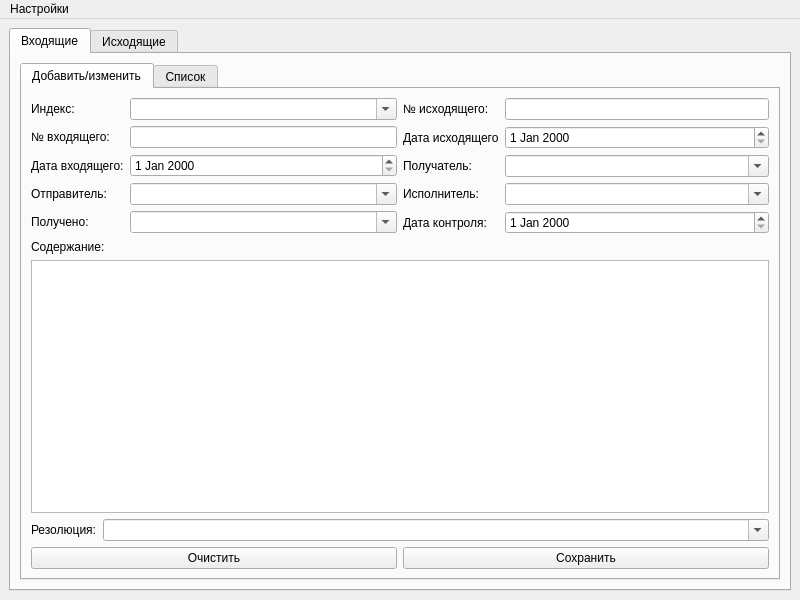
<?xml version="1.0" encoding="UTF-8"?>
<ui version="4.0">
 <class>MainWindow</class>
 <widget class="QMainWindow" name="MainWindow">
  <property name="geometry">
   <rect>
    <x>0</x>
    <y>0</y>
    <width>800</width>
    <height>600</height>
   </rect>
  </property>
  <property name="windowTitle">
   <string>Документы</string>
  </property>
  <widget class="QWidget" name="centralwidget">
   <layout class="QHBoxLayout" name="horizontalLayout">
    <item>
     <widget class="QWidget" name="widget" native="true">
      <layout class="QHBoxLayout" name="horizontalLayout_2">
       <property name="spacing">
        <number>0</number>
       </property>
       <property name="leftMargin">
        <number>0</number>
       </property>
       <property name="topMargin">
        <number>0</number>
       </property>
       <property name="rightMargin">
        <number>0</number>
       </property>
       <property name="bottomMargin">
        <number>0</number>
       </property>
       <item>
        <widget class="QTabWidget" name="inputs">
         <property name="currentIndex">
          <number>0</number>
         </property>
         <widget class="QWidget" name="tab">
          <attribute name="title">
           <string>Входящие</string>
          </attribute>
          <layout class="QVBoxLayout" name="verticalLayout_4">
           <item>
            <widget class="QTabWidget" name="tabWidget_2">
             <property name="currentIndex">
              <number>0</number>
             </property>
             <widget class="QWidget" name="tab_4">
              <attribute name="title">
               <string>Добавить/изменить</string>
              </attribute>
              <layout class="QVBoxLayout" name="verticalLayout_3">
               <item>
                <layout class="QHBoxLayout" name="horizontalLayout_4" stretch="1,1">
                 <item>
                  <layout class="QFormLayout" name="formLayout_6">
                   <property name="fieldGrowthPolicy">
                    <enum>QFormLayout::AllNonFixedFieldsGrow</enum>
                   </property>
                   <item row="1" column="0">
                    <widget class="QLabel" name="label_13">
                     <property name="text">
                      <string>№ входящего:</string>
                     </property>
                    </widget>
                   </item>
                   <item row="1" column="1">
                    <widget class="QLineEdit" name="i_number"/>
                   </item>
                   <item row="2" column="0">
                    <widget class="QLabel" name="label_14">
                     <property name="text">
                      <string>Дата входящего:</string>
                     </property>
                    </widget>
                   </item>
                   <item row="3" column="0">
                    <widget class="QLabel" name="label_15">
                     <property name="text">
                      <string>Отправитель:</string>
                     </property>
                    </widget>
                   </item>
                   <item row="3" column="1">
                    <widget class="QComboBox" name="comboBox_7">
                     <property name="editable">
                      <bool>true</bool>
                     </property>
                    </widget>
                   </item>
                   <item row="4" column="0">
                    <widget class="QLabel" name="label_16">
                     <property name="text">
                      <string>Получено:</string>
                     </property>
                    </widget>
                   </item>
                   <item row="4" column="1">
                    <widget class="QComboBox" name="comboBox_8">
                     <property name="editable">
                      <bool>true</bool>
                     </property>
                    </widget>
                   </item>
                   <item row="0" column="0">
                    <widget class="QLabel" name="label_17">
                     <property name="text">
                      <string>Индекс:</string>
                     </property>
                    </widget>
                   </item>
                   <item row="0" column="1">
                    <widget class="QComboBox" name="i_index">
                     <property name="editable">
                      <bool>true</bool>
                     </property>
                    </widget>
                   </item>
                   <item row="2" column="1">
                    <widget class="QDateEdit" name="i_date"/>
                   </item>
                  </layout>
                 </item>
                 <item>
                  <layout class="QFormLayout" name="formLayout_4">
                   <item row="0" column="0">
                    <widget class="QLabel" name="label_5">
                     <property name="text">
                      <string>№ исходящего:</string>
                     </property>
                    </widget>
                   </item>
                   <item row="0" column="1">
                    <widget class="QLineEdit" name="lineEdit_2"/>
                   </item>
                   <item row="1" column="0">
                    <widget class="QLabel" name="label_6">
                     <property name="text">
                      <string>Дата исходящего</string>
                     </property>
                    </widget>
                   </item>
                   <item row="3" column="0">
                    <widget class="QLabel" name="label_7">
                     <property name="text">
                      <string>Получатель:</string>
                     </property>
                    </widget>
                   </item>
                   <item row="3" column="1">
                    <widget class="QComboBox" name="comboBox_3">
                     <property name="editable">
                      <bool>true</bool>
                     </property>
                    </widget>
                   </item>
                   <item row="4" column="0">
                    <widget class="QLabel" name="label_8">
                     <property name="text">
                      <string>&lt;html&gt;&lt;head/&gt;&lt;body&gt;&lt;p&gt;Исполнитель:&lt;/p&gt;&lt;/body&gt;&lt;/html&gt;</string>
                     </property>
                    </widget>
                   </item>
                   <item row="4" column="1">
                    <widget class="QComboBox" name="comboBox_4">
                     <property name="editable">
                      <bool>true</bool>
                     </property>
                    </widget>
                   </item>
                   <item row="5" column="0">
                    <widget class="QLabel" name="label_18">
                     <property name="text">
                      <string>Дата контроля:</string>
                     </property>
                    </widget>
                   </item>
                   <item row="1" column="1">
                    <widget class="QDateEdit" name="dateEdit_2"/>
                   </item>
                   <item row="5" column="1">
                    <widget class="QDateEdit" name="dateEdit_3"/>
                   </item>
                  </layout>
                 </item>
                </layout>
               </item>
               <item>
                <layout class="QVBoxLayout" name="verticalLayout_2">
                 <item>
                  <widget class="QLabel" name="label_19">
                   <property name="text">
                    <string>Содержание:</string>
                   </property>
                  </widget>
                 </item>
                 <item>
                  <widget class="QTextEdit" name="textEdit">
                   <property name="html">
                    <string>&lt;!DOCTYPE HTML PUBLIC &quot;-//W3C//DTD HTML 4.0//EN&quot; &quot;http://www.w3.org/TR/REC-html40/strict.dtd&quot;&gt;
&lt;html&gt;&lt;head&gt;&lt;meta name=&quot;qrichtext&quot; content=&quot;1&quot; /&gt;&lt;style type=&quot;text/css&quot;&gt;
p, li { white-space: pre-wrap; }
&lt;/style&gt;&lt;/head&gt;&lt;body style=&quot; font-family:'Cantarell'; font-size:11pt; font-weight:400; font-style:normal;&quot;&gt;
&lt;p style=&quot; margin-top:12px; margin-bottom:12px; margin-left:0px; margin-right:0px; -qt-block-indent:0; text-indent:0px;&quot;&gt;&lt;span style=&quot; font-family:'Sans Serif'; font-size:9pt;&quot;&gt;&lt;br /&gt;&lt;/span&gt;&lt;/p&gt;&lt;/body&gt;&lt;/html&gt;</string>
                   </property>
                  </widget>
                 </item>
                </layout>
               </item>
               <item>
                <layout class="QFormLayout" name="formLayout_8">
                 <property name="fieldGrowthPolicy">
                  <enum>QFormLayout::AllNonFixedFieldsGrow</enum>
                 </property>
                 <item row="0" column="0">
                  <widget class="QLabel" name="label_20">
                   <property name="text">
                    <string>Резолюция:</string>
                   </property>
                  </widget>
                 </item>
                 <item row="0" column="1">
                  <widget class="QComboBox" name="comboBox_10">
                   <property name="editable">
                    <bool>true</bool>
                   </property>
                  </widget>
                 </item>
                </layout>
               </item>
               <item>
                <layout class="QHBoxLayout" name="horizontalLayout_5">
                 <item>
                  <widget class="QPushButton" name="pushButton_2">
                   <property name="text">
                    <string>Очистить</string>
                   </property>
                  </widget>
                 </item>
                 <item>
                  <widget class="QPushButton" name="pushButton">
                   <property name="text">
                    <string>Сохранить</string>
                   </property>
                  </widget>
                 </item>
                </layout>
               </item>
              </layout>
             </widget>
             <widget class="QWidget" name="tab_5">
              <attribute name="title">
               <string>Список</string>
              </attribute>
              <layout class="QVBoxLayout" name="verticalLayout_7">
               <item>
                <layout class="QHBoxLayout" name="horizontalLayout_8" stretch="3,1">
                 <item>
                  <widget class="QLineEdit" name="lineEdit"/>
                 </item>
                 <item>
                  <widget class="QPushButton" name="pushButton_5">
                   <property name="text">
                    <string>Найти</string>
                   </property>
                  </widget>
                 </item>
                </layout>
               </item>
               <item>
                <widget class="QTableView" name="tableView"/>
               </item>
              </layout>
             </widget>
            </widget>
           </item>
          </layout>
         </widget>
         <widget class="QWidget" name="tab_3">
          <attribute name="title">
           <string>Исходящие</string>
          </attribute>
          <layout class="QHBoxLayout" name="horizontalLayout_3">
           <item>
            <widget class="QTabWidget" name="tabWidget_3">
             <property name="currentIndex">
              <number>0</number>
             </property>
             <widget class="QWidget" name="tab_6">
              <attribute name="title">
               <string>Добавить/изменить</string>
              </attribute>
              <layout class="QVBoxLayout" name="verticalLayout_5">
               <item>
                <layout class="QHBoxLayout" name="horizontalLayout_6" stretch="1,1">
                 <property name="spacing">
                  <number>6</number>
                 </property>
                 <property name="sizeConstraint">
                  <enum>QLayout::SetDefaultConstraint</enum>
                 </property>
                 <item>
                  <layout class="QFormLayout" name="formLayout_3">
                   <item row="0" column="0">
                    <widget class="QLabel" name="Label">
                     <property name="text">
                      <string>Индекс:</string>
                     </property>
                    </widget>
                   </item>
                   <item row="1" column="0">
                    <widget class="QLabel" name="Label_2">
                     <property name="text">
                      <string>№ исходящего:</string>
                     </property>
                    </widget>
                   </item>
                   <item row="1" column="1">
                    <widget class="QLineEdit" name="LineEdit_2"/>
                   </item>
                   <item row="2" column="0">
                    <widget class="QLabel" name="Label_3">
                     <property name="text">
                      <string>Дата исходящего</string>
                     </property>
                    </widget>
                   </item>
                   <item row="3" column="0">
                    <widget class="QLabel" name="Label_4">
                     <property name="text">
                      <string>На № входящего:</string>
                     </property>
                    </widget>
                   </item>
                   <item row="0" column="1">
                    <widget class="QComboBox" name="comboBox">
                     <property name="editable">
                      <bool>true</bool>
                     </property>
                    </widget>
                   </item>
                   <item row="3" column="1">
                    <widget class="QComboBox" name="comboBox_2">
                     <property name="editable">
                      <bool>true</bool>
                     </property>
                    </widget>
                   </item>
                   <item row="4" column="0">
                    <widget class="QLabel" name="Label_9">
                     <property name="text">
                      <string>Дата отправления:</string>
                     </property>
                    </widget>
                   </item>
                   <item row="2" column="1">
                    <widget class="QDateEdit" name="dateEdit_4"/>
                   </item>
                   <item row="4" column="1">
                    <widget class="QDateEdit" name="dateEdit_5"/>
                   </item>
                  </layout>
                 </item>
                 <item>
                  <layout class="QFormLayout" name="formLayout_5">
                   <property name="fieldGrowthPolicy">
                    <enum>QFormLayout::AllNonFixedFieldsGrow</enum>
                   </property>
                   <item row="0" column="0">
                    <widget class="QLabel" name="Label_7">
                     <property name="text">
                      <string>ФИО исполнителя:</string>
                     </property>
                    </widget>
                   </item>
                   <item row="0" column="1">
                    <widget class="QComboBox" name="comboBox_11">
                     <property name="editable">
                      <bool>true</bool>
                     </property>
                    </widget>
                   </item>
                   <item row="1" column="0">
                    <widget class="QLabel" name="Label_8">
                     <property name="text">
                      <string>Отправлено:</string>
                     </property>
                    </widget>
                   </item>
                   <item row="1" column="1">
                    <widget class="QComboBox" name="comboBox_12">
                     <property name="editable">
                      <bool>true</bool>
                     </property>
                    </widget>
                   </item>
                   <item row="2" column="0">
                    <widget class="QLabel" name="Label_5">
                     <property name="text">
                      <string>Получатель:</string>
                     </property>
                    </widget>
                   </item>
                   <item row="2" column="1">
                    <widget class="QComboBox" name="comboBox_5">
                     <property name="editable">
                      <bool>true</bool>
                     </property>
                    </widget>
                   </item>
                   <item row="3" column="0">
                    <widget class="QLabel" name="Label_6">
                     <property name="text">
                      <string>ФИО получателя:</string>
                     </property>
                    </widget>
                   </item>
                   <item row="3" column="1">
                    <widget class="QComboBox" name="comboBox_6">
                     <property name="editable">
                      <bool>true</bool>
                     </property>
                    </widget>
                   </item>
                  </layout>
                 </item>
                </layout>
               </item>
               <item>
                <layout class="QVBoxLayout" name="verticalLayout_6">
                 <item>
                  <widget class="QLabel" name="label_27">
                   <property name="text">
                    <string>Содержание:</string>
                   </property>
                  </widget>
                 </item>
                 <item>
                  <widget class="QTextEdit" name="textEdit_2">
                   <property name="html">
                    <string>&lt;!DOCTYPE HTML PUBLIC &quot;-//W3C//DTD HTML 4.0//EN&quot; &quot;http://www.w3.org/TR/REC-html40/strict.dtd&quot;&gt;
&lt;html&gt;&lt;head&gt;&lt;meta name=&quot;qrichtext&quot; content=&quot;1&quot; /&gt;&lt;style type=&quot;text/css&quot;&gt;
p, li { white-space: pre-wrap; }
&lt;/style&gt;&lt;/head&gt;&lt;body style=&quot; font-family:'Cantarell'; font-size:11pt; font-weight:400; font-style:normal;&quot;&gt;
&lt;p style=&quot; margin-top:12px; margin-bottom:12px; margin-left:0px; margin-right:0px; -qt-block-indent:0; text-indent:0px;&quot;&gt;&lt;span style=&quot; font-family:'Sans Serif'; font-size:9pt;&quot;&gt;&lt;br /&gt;&lt;/span&gt;&lt;/p&gt;&lt;/body&gt;&lt;/html&gt;</string>
                   </property>
                  </widget>
                 </item>
                </layout>
               </item>
               <item>
                <layout class="QHBoxLayout" name="horizontalLayout_7">
                 <item>
                  <widget class="QPushButton" name="pushButton_3">
                   <property name="text">
                    <string>Очистить</string>
                   </property>
                  </widget>
                 </item>
                 <item>
                  <widget class="QPushButton" name="pushButton_4">
                   <property name="text">
                    <string>Сохранить</string>
                   </property>
                  </widget>
                 </item>
                </layout>
               </item>
              </layout>
             </widget>
             <widget class="QWidget" name="tab_7">
              <attribute name="title">
               <string>Список</string>
              </attribute>
              <layout class="QVBoxLayout" name="verticalLayout_8">
               <item>
                <layout class="QHBoxLayout" name="horizontalLayout_9" stretch="3,1">
                 <item>
                  <widget class="QLineEdit" name="lineEdit_3"/>
                 </item>
                 <item>
                  <widget class="QPushButton" name="pushButton_6">
                   <property name="text">
                    <string>Найти</string>
                   </property>
                  </widget>
                 </item>
                </layout>
               </item>
               <item>
                <widget class="QTableView" name="tableView_2"/>
               </item>
              </layout>
             </widget>
            </widget>
           </item>
          </layout>
         </widget>
        </widget>
       </item>
      </layout>
     </widget>
    </item>
   </layout>
  </widget>
  <widget class="QMenuBar" name="menubar">
   <property name="geometry">
    <rect>
     <x>0</x>
     <y>0</y>
     <width>800</width>
     <height>24</height>
    </rect>
   </property>
   <widget class="QMenu" name="menu">
    <property name="title">
     <string>Настройки</string>
    </property>
   </widget>
   <addaction name="menu"/>
  </widget>
 </widget>
 <resources/>
 <connections/>
</ui>
